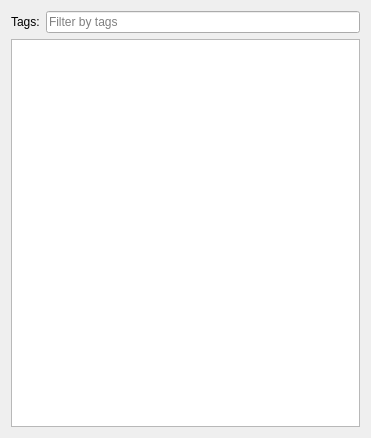
<?xml version="1.0" encoding="UTF-8"?>
<ui version="4.0">
 <class>VWidgetGroups</class>
 <widget class="QWidget" name="VWidgetGroups">
  <property name="geometry">
   <rect>
    <x>0</x>
    <y>0</y>
    <width>371</width>
    <height>438</height>
   </rect>
  </property>
  <property name="windowTitle">
   <string notr="true"/>
  </property>
  <property name="windowIcon">
   <iconset resource="../../../libs/vmisc/share/resources/icon.qrc">
    <normaloff>:/icon/64x64/icon64x64.png</normaloff>:/icon/64x64/icon64x64.png</iconset>
  </property>
  <layout class="QVBoxLayout" name="verticalLayout">
   <item>
    <layout class="QHBoxLayout" name="horizontalLayout">
     <item>
      <widget class="QLabel" name="label">
       <property name="text">
        <string>Tags:</string>
       </property>
      </widget>
     </item>
     <item>
      <widget class="VCompleterLineEdit" name="lineEditTags">
       <property name="toolTip">
        <string>Separate each tag with comma.</string>
       </property>
       <property name="placeholderText">
        <string>Filter by tags</string>
       </property>
       <property name="clearButtonEnabled">
        <bool>true</bool>
       </property>
      </widget>
     </item>
    </layout>
   </item>
   <item>
    <widget class="QTableWidget" name="tableWidget">
     <property name="alternatingRowColors">
      <bool>true</bool>
     </property>
     <property name="selectionMode">
      <enum>QAbstractItemView::SingleSelection</enum>
     </property>
     <property name="selectionBehavior">
      <enum>QAbstractItemView::SelectRows</enum>
     </property>
     <property name="sortingEnabled">
      <bool>false</bool>
     </property>
     <attribute name="horizontalHeaderVisible">
      <bool>false</bool>
     </attribute>
     <attribute name="horizontalHeaderMinimumSectionSize">
      <number>16</number>
     </attribute>
     <attribute name="horizontalHeaderShowSortIndicator" stdset="0">
      <bool>false</bool>
     </attribute>
     <attribute name="horizontalHeaderStretchLastSection">
      <bool>true</bool>
     </attribute>
     <attribute name="verticalHeaderVisible">
      <bool>false</bool>
     </attribute>
     <attribute name="verticalHeaderMinimumSectionSize">
      <number>10</number>
     </attribute>
     <attribute name="verticalHeaderHighlightSections">
      <bool>false</bool>
     </attribute>
    </widget>
   </item>
  </layout>
 </widget>
 <customwidgets>
  <customwidget>
   <class>VCompleterLineEdit</class>
   <extends>QLineEdit</extends>
   <header>vlineedit.h</header>
  </customwidget>
 </customwidgets>
 <resources>
  <include location="../../../libs/vmisc/share/resources/icon.qrc"/>
 </resources>
 <connections/>
</ui>
